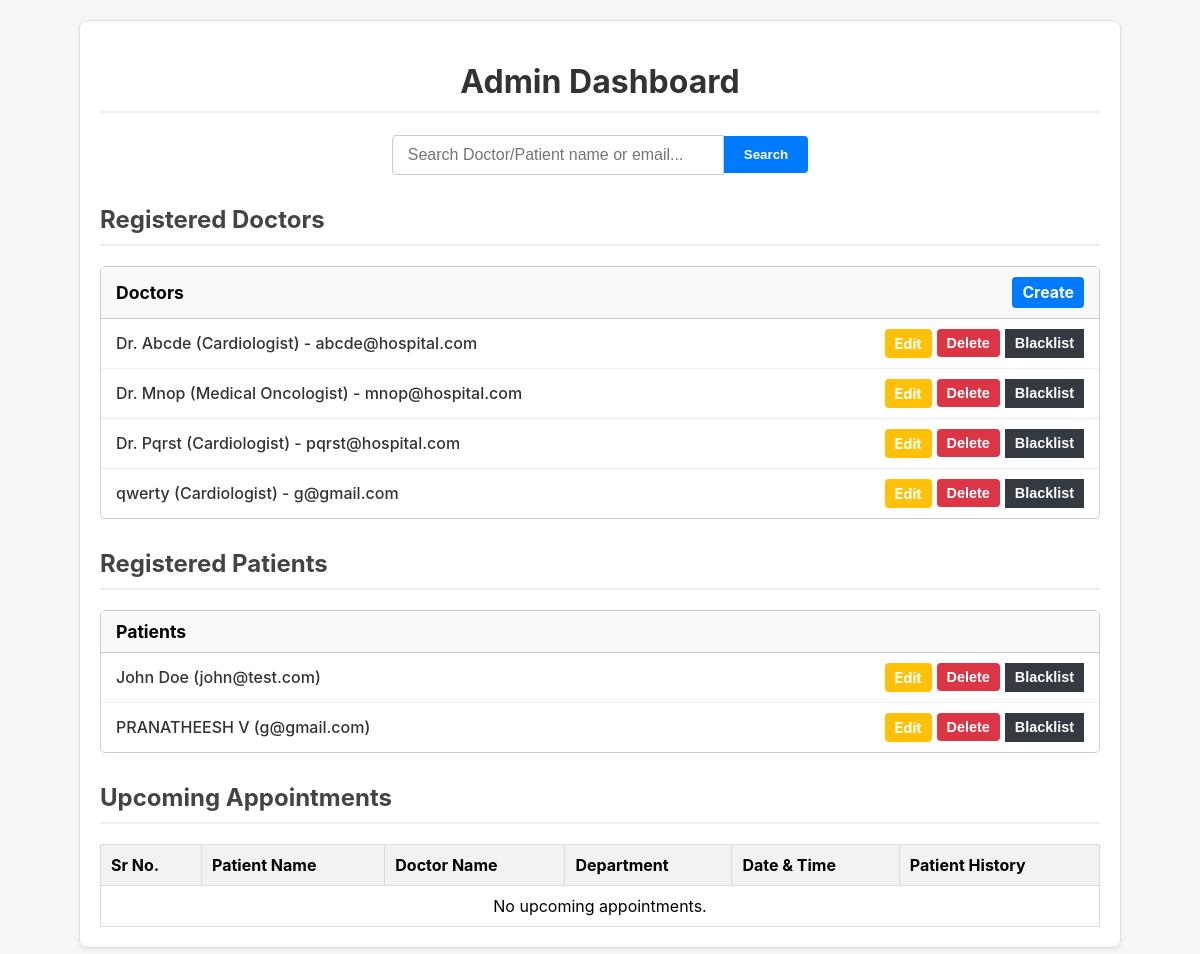
Before: /admin-434345ndfsdj with the older database file.
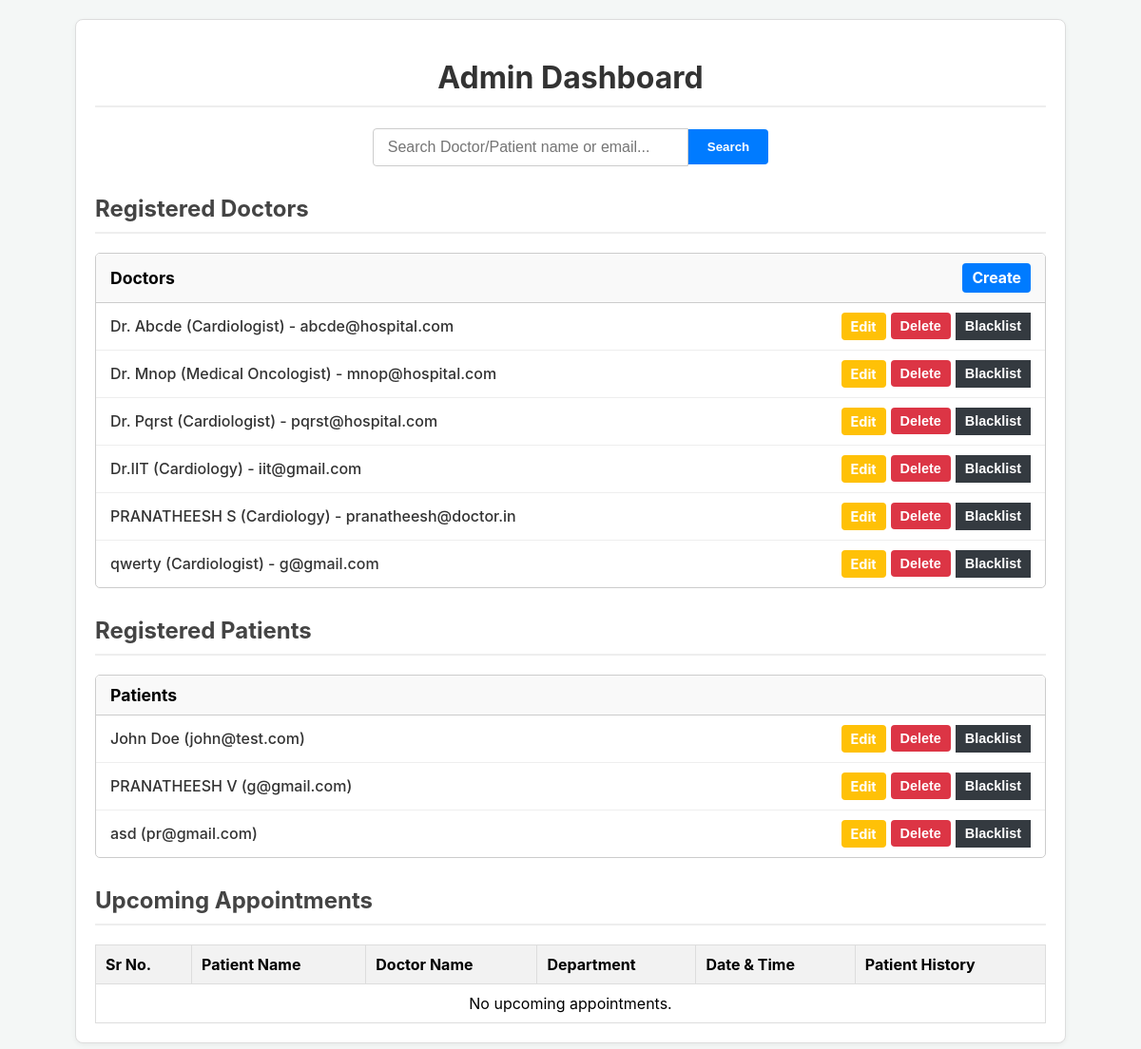
After: the same page with the newer database file.
### models.py (models this page shows, shortened)
class Doctor(db.Model, UserMixin):
    __tablename__ = 'doctors'
    id = db.Column(db.Integer, primary_key=True)
    name = db.Column(db.String(120), nullable=False)
    email = db.Column(db.String(120), unique=True, nullable=False)
    specialization = db.Column(db.String(120))
    department_id = db.Column(db.Integer, db.ForeignKey('departments.id'), nullable=True)
    bio = db.Column(db.Text, nullable=True)
    is_blacklisted = db.Column(db.Boolean, default=False, nullable=False)
    experience = db.Column(db.Integer, nullable=True)
    password_hash = db.Column(db.String(200), nullable=False, default='pbkdf2:sha256:dummy')
    appointments = db.relationship('Appointment', backref='doctor', lazy=True)
    availability = db.relationship('DoctorAvailability', backref='doctor', lazy=True)

class Patient(db.Model, UserMixin):
    __tablename__ = 'patients'
    id = db.Column(db.Integer, primary_key=True)
    name = db.Column(db.String(120), nullable=False)
    email = db.Column(db.String(120), unique=True, nullable=False)
    password_hash = db.Column(db.String(200), nullable=False)
    age = db.Column(db.Integer)
    gender = db.Column(db.String(10))
    is_blacklisted = db.Column(db.Boolean, default=False, nullable=False)
    appointments = db.relationship('Appointment', backref='patient', lazy=True)

### app.py (the view)
@app.route('/admin-434345ndfsdj')
def admin_dashboard():
    search_query = request.args.get('q', '').strip()
    if search_query:
        search_pattern = f"%{search_query}%"
        doctors = Doctor.query.filter(
            (Doctor.name.like(search_pattern)) |
            (Doctor.email.like(search_pattern))
        ).order_by(Doctor.name).all()
        patients = Patient.query.filter(
            (Patient.name.like(search_pattern)) |
            (Patient.email.like(search_pattern))
        ).order_by(Patient.name).all()
    else:
        doctors = Doctor.query.order_by(Doctor.name).all()
        patients = Patient.query.order_by(Patient.name).all()
    upcoming_appts = Appointment.query.filter(
        Appointment.date >= date.today(),
        Appointment.status == 'Booked'
    ).order_by(Appointment.date, Appointment.time).all()
    return render_template('admin_dashboard.html',
                           doctors=doctors,
                           patients=patients,
                           appointments=upcoming_appts)

### templates/admin_dashboard.html (shortened to what the changed rows need)
<!DOCTYPE html>
<html lang="en">
<head>
</head>
<body>
    <div class="container">
        <h1>Admin Dashboard</h1>
        <h2>Registered Doctors</h2>
        <div class="list-box">
            {% if doctors %}
                {% for doctor in doctors %}
                <div class="list-item {% if doctor.is_blacklisted %}is-blacklisted{% endif %}">
                    <span class="item-name">{{ doctor.name }} ({{ doctor.specialization }}) - {{ doctor.email }}</span>
                    <div class="item-actions">
                        <a href="{{ url_for('admin_edit_doctor', doctor_id=doctor.id) }}" class="btn btn-edit">Edit</a>
                        <form action="{{ url_for('admin_delete_doctor', doctor_id=doctor.id) }}" method="POST" onsubmit="return confirm('Are you sure? This will delete all appointments for this doctor.');">
                            <button type="submit" class="btn btn-delete">Delete</button>
                        </form>
                        <form action="{{ url_for('admin_blacklist_doctor', doctor_id=doctor.id) }}" method="POST" class="btn-blacklist">
                            <button type="submit" class="btn btn-blacklist">Blacklist</button>
                        </form>
                    </div>
                </div>
                {% endfor %}
            {% else %}
                <div style="padding:15px; text-align:center; color:#666;">No doctors found.</div>
            {% endif %}
        </div>
        <h2>Registered Patients</h2>
        <div class="list-box">
            {% if patients %}
                {% for patient in patients %}
                <div class="list-item {% if patient.is_blacklisted %}is-blacklisted{% endif %}">
                    <span class="item-name">{{ patient.name }} ({{ patient.email }})</span>
                    <div class="item-actions">
                        <a href="{{ url_for('admin_edit_patient', patient_id=patient.id) }}" class="btn btn-edit">Edit</a>
                        <form action="{{ url_for('admin_delete_patient', patient_id=patient.id) }}" method="POST" onsubmit="return confirm('Are you sure? This will delete the patient and their history.');">
                            <button type="submit" class="btn btn-delete">Delete</button>
                        </form>
                        <form action="{{ url_for('admin_blacklist_patient', patient_id=patient.id) }}" method="POST" class="btn-blacklist">
                            <button type="submit" class="btn btn-blacklist">Blacklist</button>
                        </form>
                    </div>
                </div>
                {% endfor %}
            {% else %}
                <div style="padding:15px; text-align:center; color:#666;">No patients found.</div>
            {% endif %}
        </div>
        <h2>Upcoming Appointments</h2>
        <table>
            <thead>
                <tr>
                    <th>Sr No.</th>
                    <th>Patient Name</th>
                    <th>Doctor Name</th>
                    <th>Department</th>
                    <th>Date & Time</th>
                    <th>Patient History</th>
                </tr>
            </thead>
        </table>
    </div>
</body>
</html>

Changed rows visible on the page:
added Doctor: name "Dr.IIT", specialization "Cardiology", email "iit@gmail.com"
added Doctor: name "PRANATHEESH S", specialization "Cardiology", email "pranatheesh@doctor.in"
added Patient: name "asd", email "pr@gmail.com"
